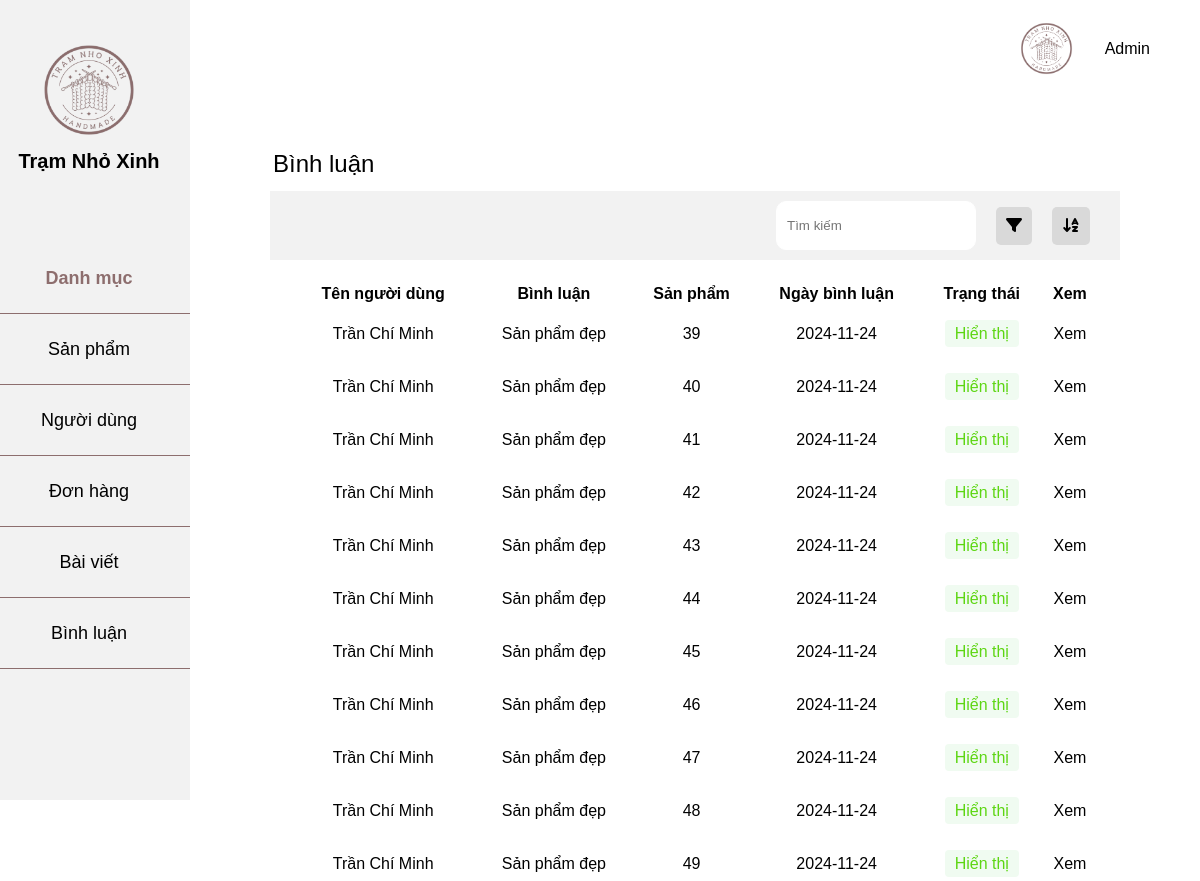
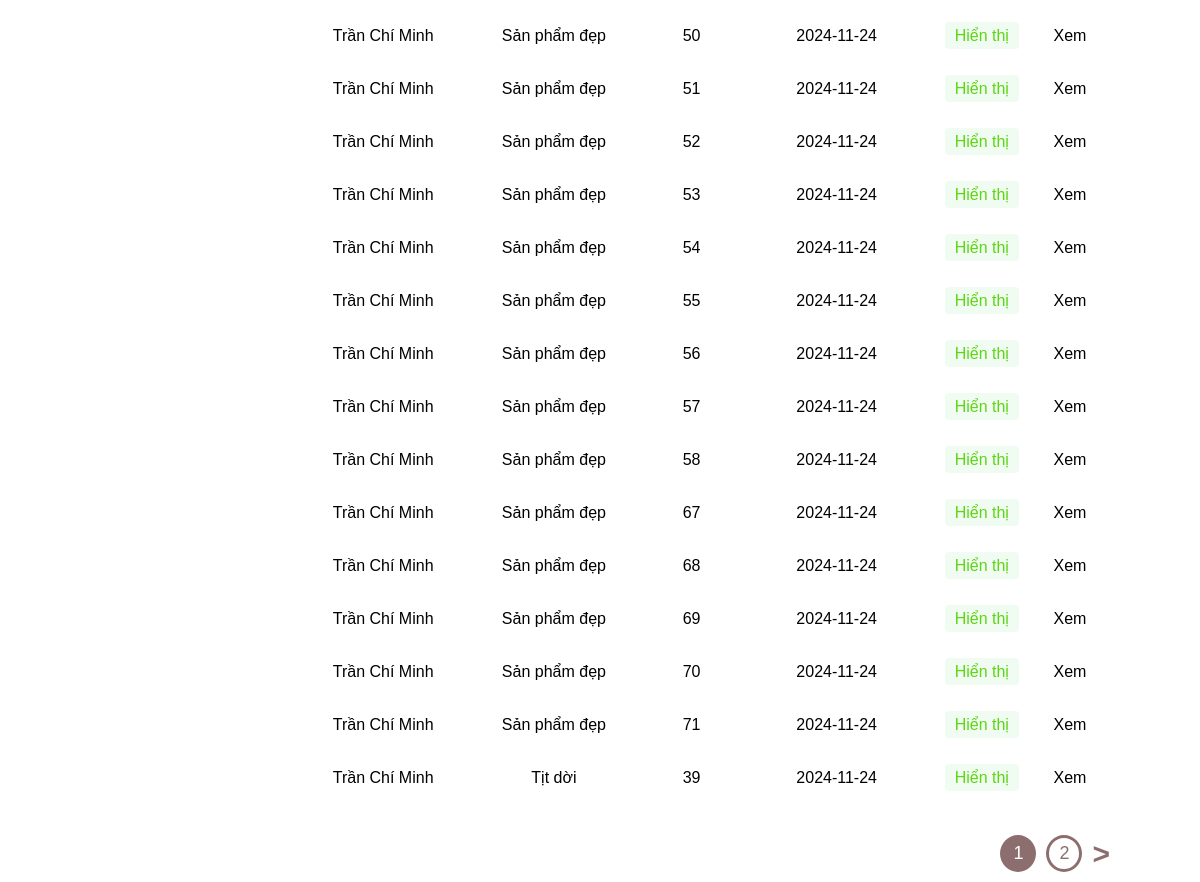
The app's page /admin/index.php?page=comment with its own data (2 pictures, top to bottom).
### tables this page shows
CREATE TABLE `productcomment` (
  `id` int NOT NULL,
  `dateProComment` date NOT NULL,
  `text` text NOT NULL,
  `status` tinyint(1) NOT NULL,
  `idProduct` int NOT NULL,
  `idUser` int NOT NULL
);

CREATE TABLE `users` (
  `id` int NOT NULL,
  `email` varchar(255) NOT NULL,
  `password` varchar(255) NOT NULL,
  `address` varchar(255) DEFAULT NULL,
  `phone` varchar(255) DEFAULT NULL,
  `name` varchar(255) DEFAULT NULL,
  `role` tinyint(1) NOT NULL,
  `active` tinyint(1) NOT NULL
);

### admin/app/controller/adminCommentController.php (called while the page is built, shortened)
<?php
class CommentAdminController
{
    private $comment;
    private $data;
    function __construct()
    {
        $this->comment = new CommentModel();
    }
    function renderView($view, $data = null)
    {
        $view = './app/view/' . $view . '.php';
        require_once $view;
    }
    function viewCmt()
    {
        $this->data['listcmt'] = $this->comment->getCommentAndNameUser();
        $this->renderView('comment', $this->data);
    }
}

### app/model/database.php (called while the page is built, shortened)
<?php
class Database
{
    private $servername = "localhost";
    private $username = "root";
    private $password = "";
    private $dbname = "handmade_db";
    private $conn;
    function __construct()
    {
        try {
            $this->conn = new PDO("mysql:host=$this->servername;dbname=$this->dbname; charset=utf8", $this->username, $this->password);
            $this->conn->setAttribute(PDO::ATTR_ERRMODE, PDO::ERRMODE_EXCEPTION);
        } catch (PDOException $e) {
            echo "Connection failed: " . $e->getMessage();
        };
    }
    function query($sql, $param = [])
    {
        $this->stmt = $this->conn->prepare($sql);
        $this->stmt->execute($param);
        return $this->stmt;
    }
    public function getAll($sql, $param = [])
    {
        $statement = $this->query($sql, $param);
        return $statement->fetchAll(PDO::FETCH_ASSOC);
    }
}

### app/model/commentModel.php (called while the page is built, shortened)
<?php
class CommentModel
{
    private $db;
    function __construct()
    {
        $this->db = new Database;
    }
    function getCommentAndNameUser()
    {
        $sql = "SELECT
                c.id, c.text, c.idProduct, c.dateProComment, c.status, u.name as userName
            FROM
                productcomment c
            JOIN
                users u
            ON
                c.idUser = u.id";
        return $this->db->getAll($sql);
    }
}

### admin/app/view/comment.php (the view, shortened to what this page needs)
<div class="main">
    <div class="main-category">
        <div class="main-danhmuc">
            <p>Bình luận</p>
        </div>
        <div class="main-header">
            <div class="right-main-header">
                <input type="text" placeholder="Tìm kiếm">
                <div class="filter"><i class="fa-solid fa-filter"></i></div>
                <div class="sort"><i class="fa-solid fa-arrow-down-a-z"></i></div>
            </div>
        </div>
    </div>
    <div class="main-product">
        <table>
            <thead>
                <tr>
                    <th>Tên người dùng</th>
                    <th>Bình luận</th>
                    <th>Sản phẩm</th>
                    <th>Ngày bình luận</th>
                    <th>Trạng thái</th>
                    <th>Xem</th>
                </tr>
            </thead>
            <tbody>
                <?php foreach ($data['listcmt'] as $item) { ?>
                    <tr>
                        <td><?= $item['userName'] ?></td>
                        <td><?= $item['text'] ?></td>
                        <td><?= $item['idProduct'] ?></td>
                        <td><?= $item['dateProComment'] ?></td>
                        <?php
                            if($item['status'] == 1) echo '<td><span class="status success">Hiển thị</span></td>';
                        ?>
                        <td><a href="?page=commentDetail&id=<?= $item['id'] ?>">Xem</a></td>
                    </tr>
                <?php } ?>
            </tbody>
        </table>
    </div>
    <div class="main-turnpage">
        <button class="prev">1</button>
        <button class="next">2</button>
        <button class="nextpage">></button>
    </div>
</div>
</div>
</div>
</div>
</body>
</html>

### admin/public/css/grid.css (style rules this page uses)
* { margin: 0; padding: 0; box-sizing: border-box; }

### admin/public/css/Admin.css (style rules this page uses)
body { font-family: Arial; }
.main { margin: 50px 80px; height: auto; }
.main-category { display: grid; }
.main-danhmuc { display: flex; justify-content: space-between; align-items: center; }
.main-danhmuc p { font-size: 24px; margin: 3px; text-align: left; }
.main-header { margin-top: 10px; display: flex; justify-content: space-between; background-color: #f2f2f2; height: 69px; }
.main-header .right-main-header { display: flex; align-items: center; justify-content: space-around; margin-left: auto; margin-right: 30px; }
.right-main-header input[type="text"] { margin-right: 20px; padding: 5px 10px; border-radius: 10px; border: 1px solid white; width: 200px; height: 49px; }
.right-main-header .filter { margin-right: 20px; background-color: #d9d9d9; padding: 10px; border-radius: 5px; }
.right-main-header .sort { background-color: #d9d9d9; padding: 10px; border-radius: 5px; }
table { width: 100%; margin-top: 10px; }
table th, table td { padding: 3px; text-align: center; }
.status { padding: 5px 10px; border-radius: 4px; color: #fff; }
.status.success { color: #5DD613; background-color: #F0FBF1; }
tbody { line-height: 45px; }
tbody a { color: black; text-decoration: none; }
.main-turnpage { display: flex; align-items: center; justify-content: right; padding: 10px; }
.main-turnpage .prev { padding: 5px 10px; margin-right: 10px; border-radius: 50%; border: 3px solid #8D6E6E; background-color: #8D6E6E; color: #FFFFFF; }
.main-turnpage .next { padding: 5px 10px; margin-right: 10px; border-radius: 100%; border: 3px solid #8D6E6E; background-color: #fff; color: #8D6E6E; }
.main-turnpage .nextpage { border: none; font-size: 30px; padding: 0; background-color: white; color: #8D6E6E; font-weight: 600; }
.main-product { margin: 20px; }
button { font-size: 18px; text-decoration: none; color: white; background-color: #808080; border-radius: 5px; padding: 10px 15px; border: none; }

### records on screen
productcomment: idUser.name "Trần Chí Minh", text "Sản phẩm đẹp", idProduct "39", dateProComment "2024-11-24", status "Hiển thị"
productcomment: idUser.name "Trần Chí Minh", text "Sản phẩm đẹp", idProduct "40", dateProComment "2024-11-24", status "Hiển thị"
productcomment: idUser.name "Trần Chí Minh", text "Sản phẩm đẹp", idProduct "41", dateProComment "2024-11-24", status "Hiển thị"
productcomment: idUser.name "Trần Chí Minh", text "Sản phẩm đẹp", idProduct "42", dateProComment "2024-11-24", status "Hiển thị"
productcomment: idUser.name "Trần Chí Minh", text "Sản phẩm đẹp", idProduct "43", dateProComment "2024-11-24", status "Hiển thị"
productcomment: idUser.name "Trần Chí Minh", text "Sản phẩm đẹp", idProduct "44", dateProComment "2024-11-24", status "Hiển thị"
productcomment: idUser.name "Trần Chí Minh", text "Sản phẩm đẹp", idProduct "45", dateProComment "2024-11-24", status "Hiển thị"
productcomment: idUser.name "Trần Chí Minh", text "Sản phẩm đẹp", idProduct "46", dateProComment "2024-11-24", status "Hiển thị"
productcomment: idUser.name "Trần Chí Minh", text "Sản phẩm đẹp", idProduct "47", dateProComment "2024-11-24", status "Hiển thị"
productcomment: idUser.name "Trần Chí Minh", text "Sản phẩm đẹp", idProduct "48", dateProComment "2024-11-24", status "Hiển thị"
productcomment: idUser.name "Trần Chí Minh", text "Sản phẩm đẹp", idProduct "49", dateProComment "2024-11-24", status "Hiển thị"
productcomment: idUser.name "Trần Chí Minh", text "Sản phẩm đẹp", idProduct "50", dateProComment "2024-11-24", status "Hiển thị"
productcomment: idUser.name "Trần Chí Minh", text "Sản phẩm đẹp", idProduct "51", dateProComment "2024-11-24", status "Hiển thị"
productcomment: idUser.name "Trần Chí Minh", text "Sản phẩm đẹp", idProduct "52", dateProComment "2024-11-24", status "Hiển thị"
productcomment: idUser.name "Trần Chí Minh", text "Sản phẩm đẹp", idProduct "53", dateProComment "2024-11-24", status "Hiển thị"
productcomment: idUser.name "Trần Chí Minh", text "Sản phẩm đẹp", idProduct "54", dateProComment "2024-11-24", status "Hiển thị"
productcomment: idUser.name "Trần Chí Minh", text "Sản phẩm đẹp", idProduct "55", dateProComment "2024-11-24", status "Hiển thị"
productcomment: idUser.name "Trần Chí Minh", text "Sản phẩm đẹp", idProduct "56", dateProComment "2024-11-24", status "Hiển thị"
productcomment: idUser.name "Trần Chí Minh", text "Sản phẩm đẹp", idProduct "57", dateProComment "2024-11-24", status "Hiển thị"
productcomment: idUser.name "Trần Chí Minh", text "Sản phẩm đẹp", idProduct "58", dateProComment "2024-11-24", status "Hiển thị"
productcomment: idUser.name "Trần Chí Minh", text "Sản phẩm đẹp", idProduct "67", dateProComment "2024-11-24", status "Hiển thị"
productcomment: idUser.name "Trần Chí Minh", text "Sản phẩm đẹp", idProduct "68", dateProComment "2024-11-24", status "Hiển thị"
productcomment: idUser.name "Trần Chí Minh", text "Sản phẩm đẹp", idProduct "69", dateProComment "2024-11-24", status "Hiển thị"
productcomment: idUser.name "Trần Chí Minh", text "Sản phẩm đẹp", idProduct "70", dateProComment "2024-11-24", status "Hiển thị"
productcomment: idUser.name "Trần Chí Minh", text "Sản phẩm đẹp", idProduct "71", dateProComment "2024-11-24", status "Hiển thị"
productcomment: idUser.name "Trần Chí Minh", text "Tịt dời", idProduct "39", dateProComment "2024-11-24", status "Hiển thị"
